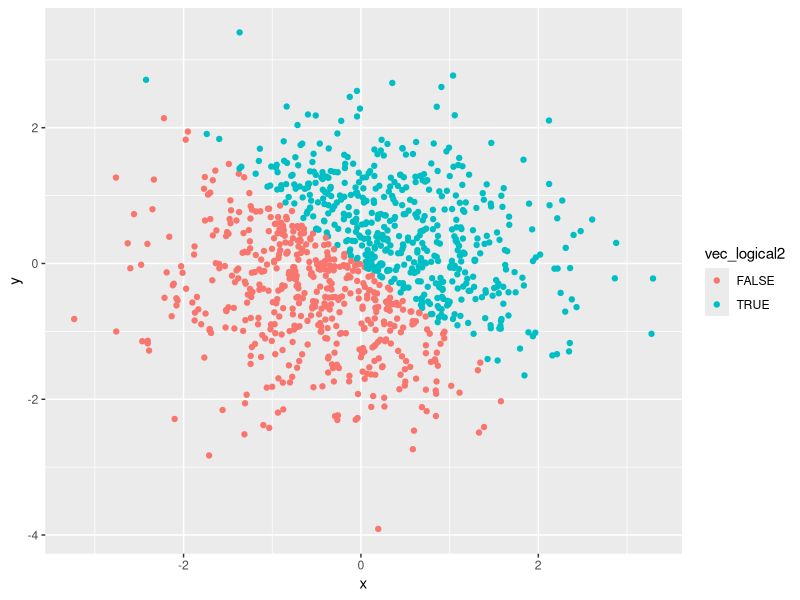
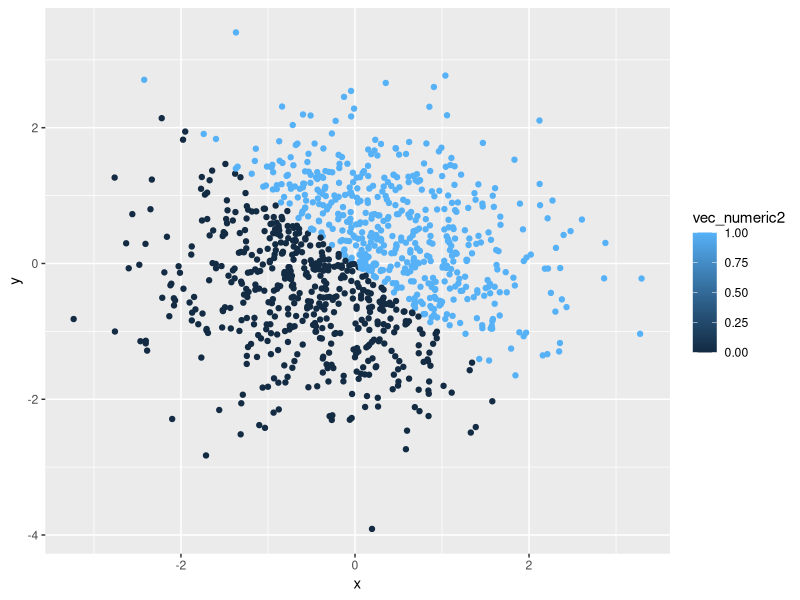
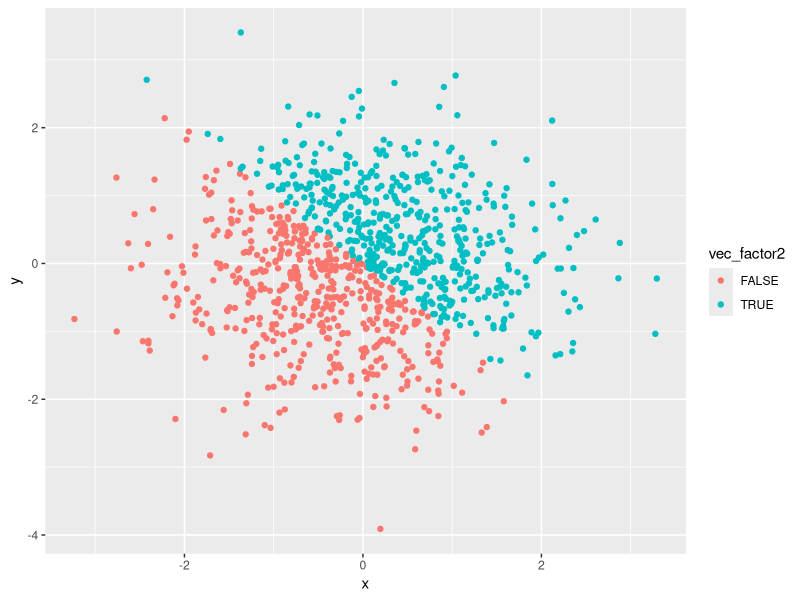
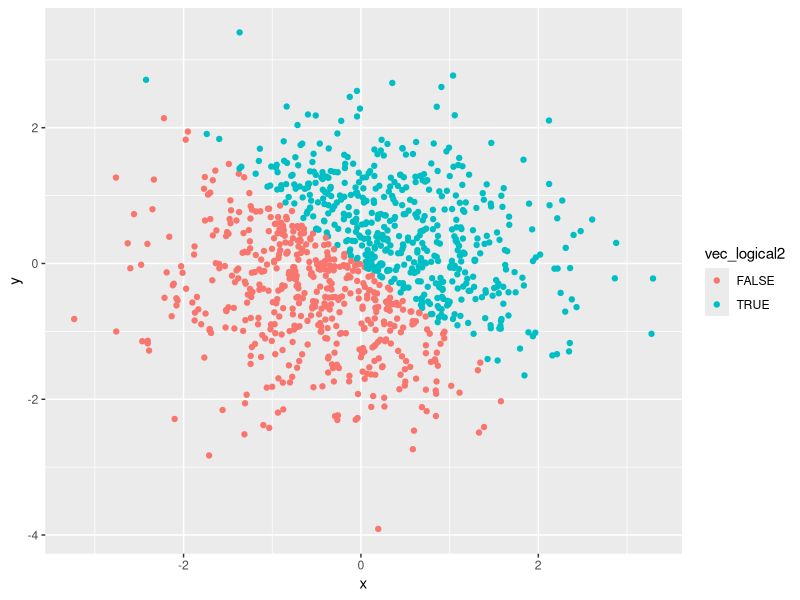

The R source for these figures, in order:
## ---- chunk 1
knitr::opts_chunk$set(echo = TRUE)
library(tidyverse)
## ---- chunk 2
example_df = tibble(
  vec_numeric = runif(10, min = 0 ,max = 5),
  
  vec_logical = (vec_numeric >= 2),
  
  vec_char = c("China", "Japan", "India", "US", "Korea", "France", "Germany", "Qatar", "Brazil", "England"),
  
  vec_factor = factor(c("Asia", "Asia", "Asia", "America", "Asia", "Europe", "Europe", "Asia", "America", "Europe"))
)
## ---- chunk 3
mean(example_df$vec_numeric)

mean(example_df$vec_logical)
## ---- chunk 4
mean(example_df$vec_char)

mean(example_df$vec_factor)
## ---- chunk 5
as.numeric(as.factor(example_df$vec_char))

as.numeric(as.character(example_df$vec_factor))
## ---- chunk 6
example_df2 = tibble(
   x = rnorm(1000),
   
   y = rnorm(1000),
   
   vec_logical2 = (x + y > 0),
   
   vec_numeric2 = as.numeric(vec_logical2),
   
   vec_factor2 = as.factor(vec_logical2)
   
)
## ---- chunk 7
ggplot(example_df2, aes(x = x, y = y, color=vec_logical2)) + geom_point()

ggsave("scatter_plot.pdf", height = 4, width = 6)

ggplot(example_df2, aes(x = x, y = y, color=vec_numeric2)) + geom_point()

ggplot(example_df2, aes(x = x, y = y, color=vec_factor2)) + geom_point()
